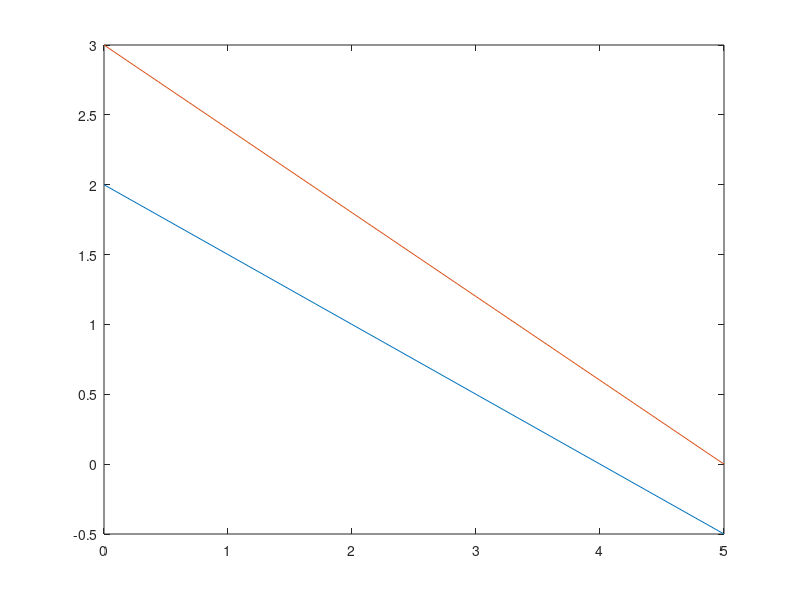

Recreate this plot in MATLAB.
%% Max 3x1 + 2x2
% where s.t. are 
% 2x1 + 4x2 <= 8
% 3x1 + 5x2 >= 15
% x1, x2 >= 0

clc;
clear;

%% Phase 1, input parameter
C = [3, 2];
Z = @(x1, x2)3*x1 + 2*x2;

% Constraints 
A = [2 4; 3 5];
b = [8 ; 15];

% defining the st's functions 
C1 = @(x1, x2) 2*x1 + 4*x2 - 8;
C2 = @(x1, x2) 3*x1 + 5*x2 -15;

% number of constraitns
[m, n] = size(A);

%% Phase 2, plotting

x1 = 0:max(b./A(:, 1));

for i = 1:m
    x2 = (b(i)- A(i, 1) * x1) / A(i, 2);

    plot(x1, x2)
    hold on
end

%% Phase 3 Find intersection & corner points
% adding st's for x1 and x2 to be positive 
A = [A; eye(2)];
b = [b; zeros(2, 1)];

m = size(A, 1); % updating
pt = [];
for i = 1:m
    for j = i + 1: m 
        aa = [A(i, :); A(j, :)];
        bb = [b(i); b(j)];
        if (det(aa))
            X = aa \ bb;
            if(X >= 0)
                pt = [pt X];
            end
        end
    end
end

pt = unique(pt', "rows")';

disp(pt)


%% Phase 4 Find Feasable points 
FP = [];
z = [];
for i = 1:size(pt, 2) % 2 gives columns
    pt1 = pt(1, i); 
    pt2 = pt(2, i);
    if(C1(pt1, pt2) <= 0 && C2(pt1, pt2) >= 0)
        FP = [FP pt(:, i)]; % Store feasible points
        plot(pt1, pt2, '*r', 'MarkerSize', 10);
        cost = Z(pt1, pt2);
        z = [z cost];
    end
end

disp(FP)
disp(z)

%% Phase 5 finding optimal solution and value
[optimal_val index] = max(z)
optimal_sol = FP(:, index)
